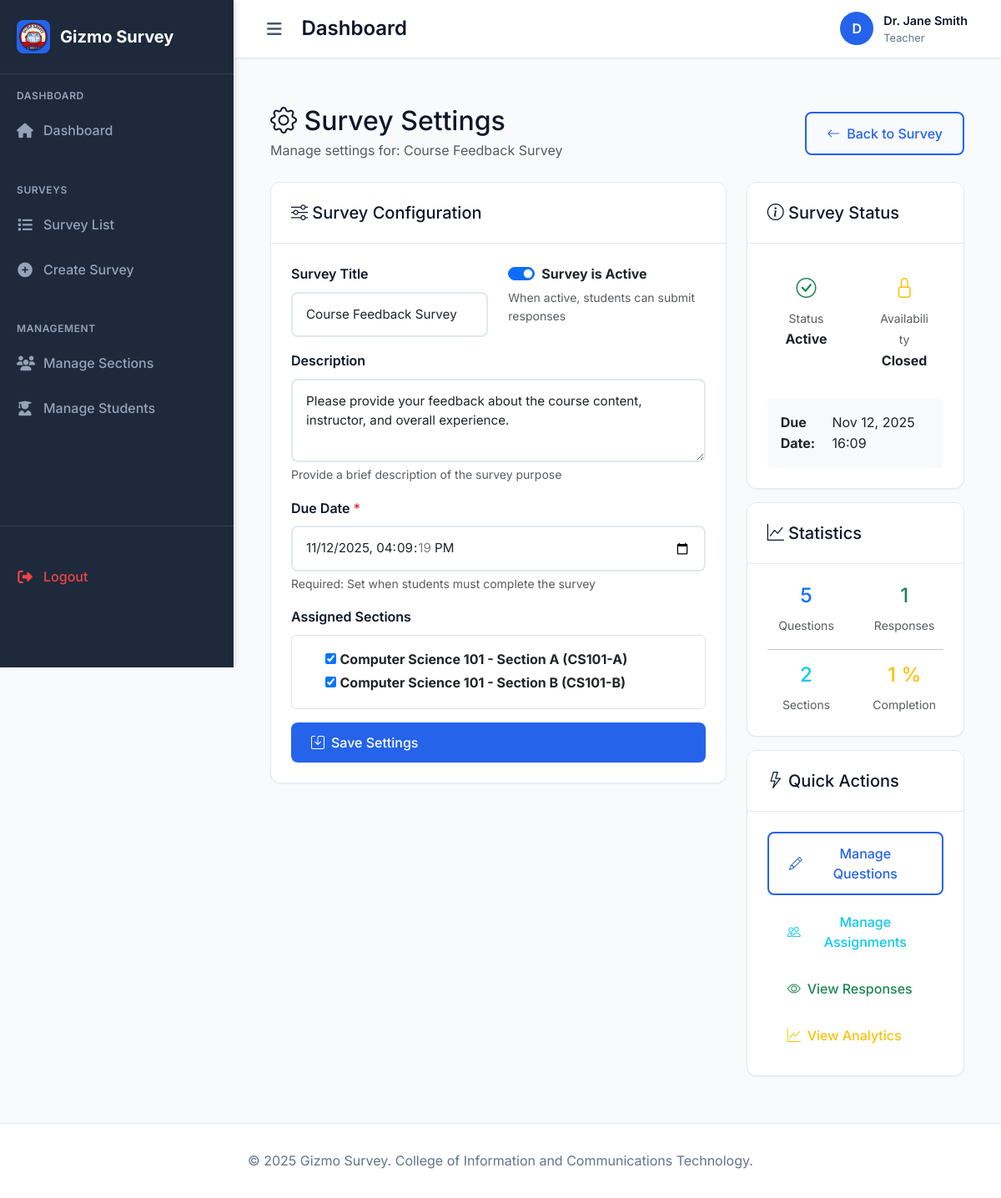
The page /teacher/survey/1/settings/ (signed in) on the database as committed earlier.
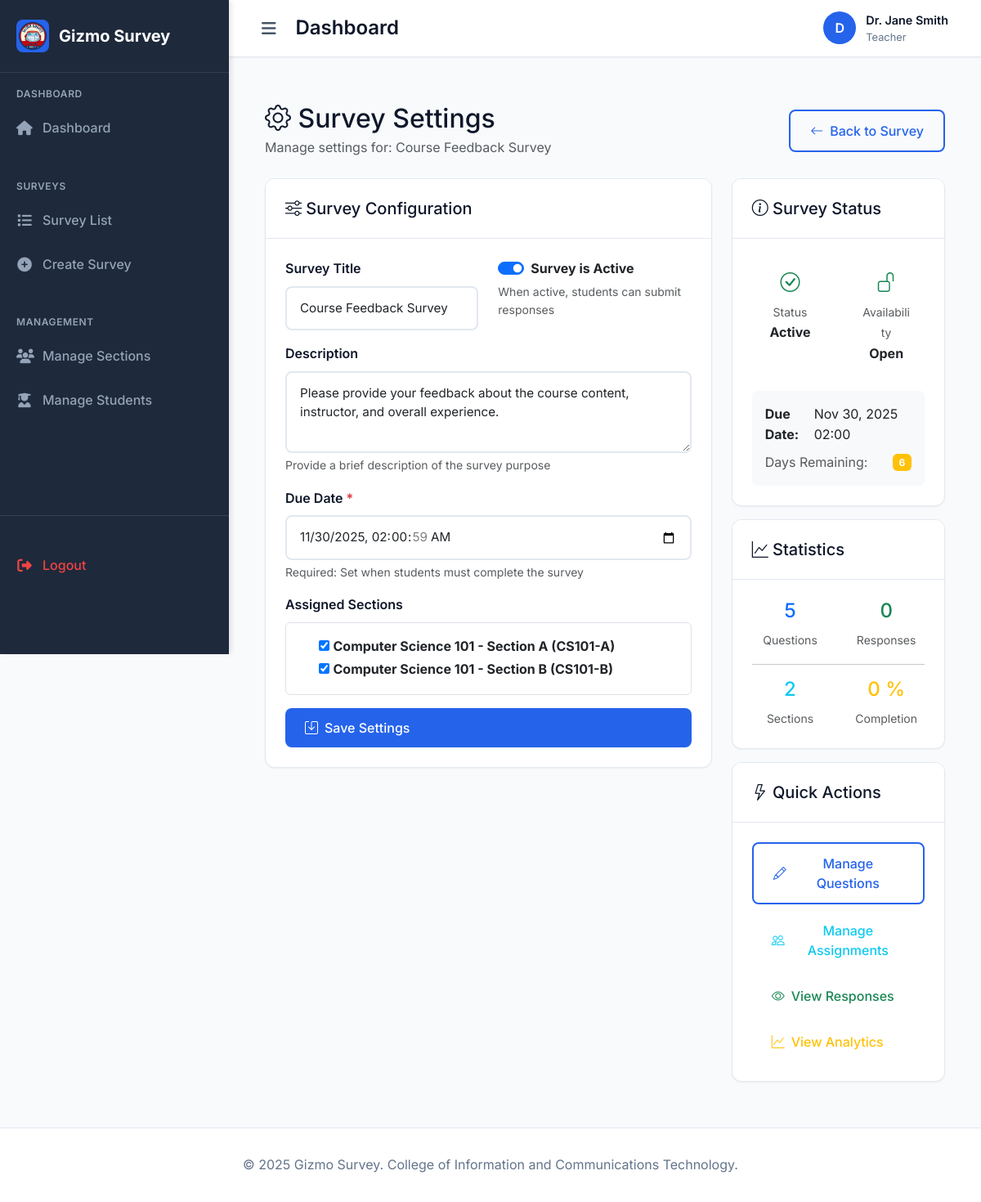
The same page on the database as committed later.
### myapp/models.py (models this page shows, shortened)
class Survey(models.Model):
    title = models.CharField(max_length=200)
    description = models.TextField(blank=True)
    created_by = models.ForeignKey(User, on_delete=models.CASCADE, related_name='created_surveys')
    sections = models.ManyToManyField(Section, related_name='surveys')
    is_active = models.BooleanField(default=True)
    created_at = models.DateTimeField(auto_now_add=True)
    updated_at = models.DateTimeField(auto_now=True)
    due_date = models.DateTimeField(null=True, blank=True)
    version = models.PositiveIntegerField(default=1, help_text="Incremented when survey is edited")
    class Meta:
        ordering = ['-created_at']
    @property
    def is_open(self):
        if not self.is_active:
            return False
        if self.due_date and timezone.now() > self.due_date:
            return False
        return True

### myapp/views.py (the view)
# urls.py: path('teacher/survey/<int:survey_id>/settings/', views.survey_settings_management, name='survey_settings_management'),
@login_required
def survey_settings_management(request, survey_id):
    profile = UserProfile.objects.get(user=request.user)
    if profile.role != 'teacher':
        messages.error(request, 'Access denied. Teacher access required.')
        return redirect('home')
    survey = get_object_or_404(Survey, id=survey_id, created_by=request.user)
    if request.method == 'POST':
        form = SurveySettingsForm(request.POST, instance=survey)
        if form.is_valid():
            content_fields = ['title', 'description']
            content_changed = any(
                form.cleaned_data.get(field) != getattr(survey, field)
                for field in content_fields
            )
            if content_changed and survey.responses.exists():
                survey.version += 1
                messages.success(request, f'Survey settings updated successfully! Version incremented to {survey.version}. Students will need to retake the survey.')
            else:
                messages.success(request, 'Survey settings updated successfully!')
            form.save()
            survey.refresh_from_db()
            return redirect('survey_settings_management', survey_id=survey.id)
    else:
        form = SurveySettingsForm(instance=survey)
    stats = {
        'total_questions': survey.questions.filter(is_active=True).count(),
        'total_responses': survey.responses.count(),
        'assigned_sections': survey.sections.count(),
        'is_open': survey.is_open,
        'days_until_due': None,
    }
    if survey.due_date:
        now = timezone.now()
        if survey.due_date > now:
            delta = survey.due_date - now
            stats['days_until_due'] = delta.days
    context = {
        'survey': survey,
        'form': form,
        'stats': stats,
        'profile': profile,
    }
    return render(request, 'myapp/survey_settings_management.html', context)

### myapp/models.py (called while the page is built)
    def __str__(self):
        return f"{self.name} ({self.code})"

### myapp/templates/myapp/survey_settings_management.html (shortened to what the changed rows need)
{% extends 'myapp/base.html' %}
{% block content %}
<div class="container-fluid py-4">
    <div class="row">
        <div class="col-12">
            <div class="d-flex justify-content-between align-items-center mb-4">
                <div>
                    <h2 class="mb-1">
                        <i class="bi bi-gear"></i> Survey Settings
                    </h2>
                    <p class="text-muted mb-0">
                        Manage settings for: {{ survey.title }}
                    </p>
                </div>
            </div>
        </div>
    </div>
    <div class="row">
        <div class="col-lg-8">
            <div class="card">
                <div class="card-body">
                    <form method="post">
                        <div class="row">
                            <div class="col-md-6">
                                <div class="mb-3">
                                    <label for="{{ form.title.id_for_label }}" class="form-label">Survey Title</label>
                                    {{ form.title }}
                                </div>
                            </div>
                            <div class="col-md-6">
                                <div class="mb-3">
                                    <div class="form-check form-switch">
                                        {{ form.is_active }}
                                        <label class="form-check-label" for="{{ form.is_active.id_for_label }}">
                                            <strong>Survey is Active</strong>
                                        </label>
                                    </div>
                                </div>
                            </div>
                        </div>
                        <div class="mb-3">
                            <label for="{{ form.description.id_for_label }}" class="form-label">Description</label>
                            {{ form.description }}
                            <div class="form-text">Provide a brief description of the survey purpose</div>
                        </div>
                        <div class="mb-3">
                            <label for="{{ form.due_date.id_for_label }}" class="form-label">Due Date <span class="text-danger">*</span></label>
                            {{ form.due_date }}
                            <div class="form-text">Required: Set when students must complete the survey</div>
                        </div>
                    </form>
                </div>
            </div>
        </div>
        <div class="col-lg-4">
            <div class="card">
                <div class="card-body">
                    <div class="row text-center">
                        <div class="col-6">
                            <div class="p-3">
                                <h4 class="text-{% if survey.is_open %}success{% else %}warning{% endif %}">
                                    <i class="bi bi-{% if survey.is_open %}unlock{% else %}lock{% endif %}"></i>
                                </h4>
                                <small class="text-muted">Availability</small>
                                <div class="fw-bold">{% if survey.is_open %}Open{% else %}Closed{% endif %}</div>
                            </div>
                        </div>
                    </div>
                    {% if survey.due_date %}
                        <div class="mt-3 p-3 bg-light rounded">
                            <div class="d-flex justify-content-between align-items-center">
                                <span class="fw-bold">Due Date:</span>
                                <span>{{ survey.due_date|date:"M d, Y H:i" }}</span>
                            </div>
                            {% if stats.days_until_due is not None %}
                                <div class="d-flex justify-content-between align-items-center mt-2">
                                    <span class="text-muted">Days Remaining:</span>
                                    <span class="badge bg-{% if stats.days_until_due > 7 %}success{% elif stats.days_until_due > 3 %}warning{% else %}danger{% endif %}">
                                        {{ stats.days_until_due }}
                                    </span>
                                </div>
                            {% endif %}
                        </div>
                    {% endif %}
                </div>
            </div>
            <div class="card mt-3">
                <div class="card-body">
                    <div class="row text-center">
                        <div class="col-6">
                            <h4 class="text-success">{{ stats.total_responses }}</h4>
                            <small class="text-muted">Responses</small>
                        </div>
                    </div>
                    <div class="row text-center">
                        <div class="col-6">
                            <h4 class="text-warning">
                                {% if stats.total_questions > 0 %}
                                    {{ stats.total_responses|floatformat:0 }}
                                {% else %}
                                    0
                                {% endif %}%
                            </h4>
                            <small class="text-muted">Completion</small>
                        </div>
                    </div>
                </div>
            </div>
        </div>
    </div>
</div>
{% endblock %}

Rows that differ between the two databases and show on the page:
changed Survey "Course Feedback Survey": due_date "11/12/2025 16:09:19" → "11/30/2025 02:00:59"; due_date "Nov 12, 2025 16:09" → "Nov 30, 2025 02:00"
Other text that changed with them:
{{ stats.days_until_due }}: (not shown) → "6"
{{ stats.total_responses }}: "1" → "0"
{{ stats.total_responses|floatformat:0 }}: "1" → "0"
text no longer shown: "Closed"
text now shown: "Open Days Remaining:"
